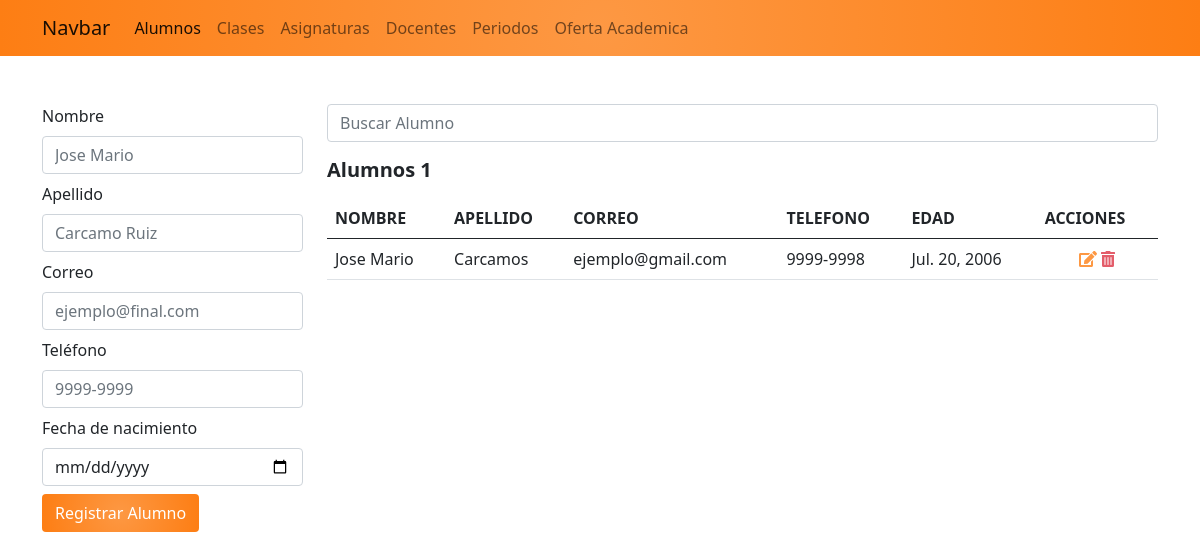
The app's page /alumnos_admin/, older data.
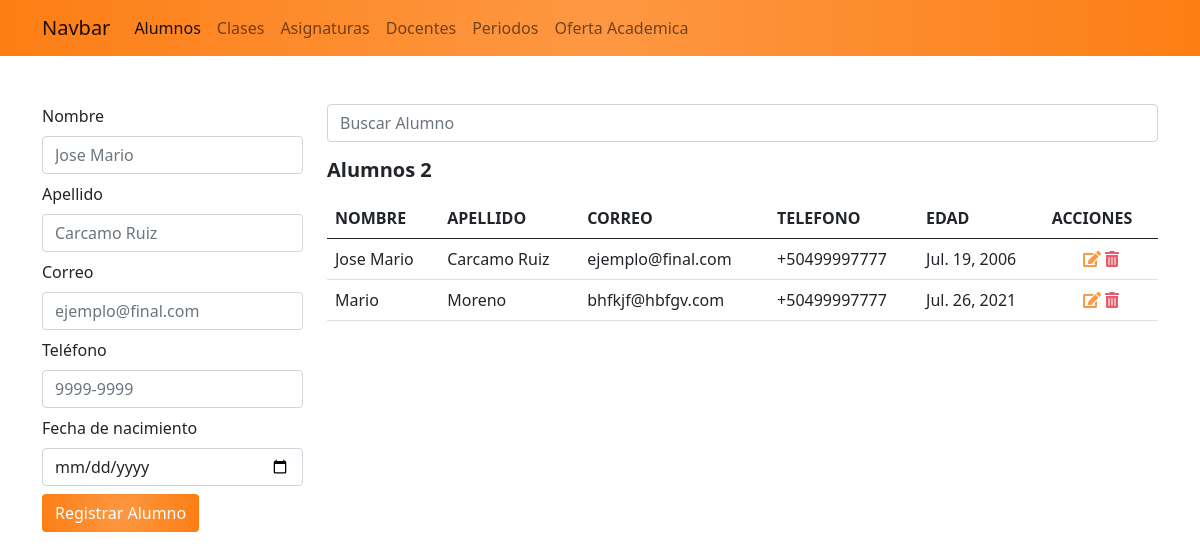
The same page, newer data.
### app_academico/models.py (models this page shows, shortened)
class Alumno(models.Model):
    user = models.OneToOneField(User, on_delete=models.CASCADE, null=True, blank=True)
    nombre = models.CharField(max_length=25)
    apellido = models.CharField(max_length=25)
    correo = models.EmailField()
    telefono = PhoneField(blank=True, help_text='Numero de teléfono')
    fecha_nacimiento = models.DateField()

### app_academico/views.py (the view, shortened to what this page needs)
# urls.py: path('alumnos_admin/', views.alumnos, name="alumnos"),
def alumnos(request):
    q = request.GET.get('q')
    if q:
        alumnos = Alumno.objects.filter(nombre__contains=q).order_by('nombre')
    else:
        alumnos = Alumno.objects.all()
    ctx = {
        'activo': 'alumnos',
        'alumnos': alumnos,
    }
    return render(request, 'academico/alumnos.html', ctx)

### app_academico/templates/academico/alumnos.html (shortened to what the changed rows need)
{% extends "base.html" %}
{% block container %}
    <div class="row">
        <div class="col-9">
            <form action="" method="GET">
                <input name="q" value="{{ q | default_if_none:''}}" type="search" class="form-control" placeholder="Buscar Alumno">
            </form>
            <h5 class="mt-3 mb-3 fw-bold">Alumnos {{ alumnos.count }}</h5>
            <table class="table table-hover">
                <thead>
                    <tr>
                        <th>NOMBRE</th>
                        <th>APELLIDO</th>
                        <th>CORREO</th>
                        <th>TELEFONO</th>
                        <th>EDAD</th>
                        <th>ACCIONES</th>
                    </tr>
                </thead>
                <tbody>
                    {% for a in alumnos %}
                        <tr>
                            <td>{{ a.nombre }}</td>
                            <td>{{ a.apellido }}</td>
                            <td>{{ a.correo}}</td>
                            <td>{{ a.telefono}}</td>
                            <td>{{ a.fecha_nacimiento}}</td>
                            <td class="text-center">
                                <a href="{% url 'editar_alumnos' a.id %}" class="edit"><span class="fas fa-edit"></span></a>
                                <a onclick="if (!confirm('¿Desea eliminar {{a.alumnos}}?')) return false;" href="{% url 'eliminar_alumnos' a.id %}" class="delete"> <span class="fas fa-trash-alt"></span></a>
                            </td>
                        </tr>
                    {% empty %}
                        <tr>
                            <td colspan="6" class="text-danger text-center fw-bold">NO SE ENCONTRARON RESULTADOS</td>
                        </tr>
                    {% endfor %}
                </tbody>
            </table>
        </div>
    </div>
{% endblock %}

Row changes from the older to the newer data that the page shows:
changed Alumno "Jose Mario": apellido "Carcamos" → "Carcamo Ruiz"; correo "ejemplo@gmail.com" → "ejemplo@final.com"; telefono "9999-9998" → "+50499997777"; fecha_nacimiento "Jul. 20, 2006" → "Jul. 19, 2006"
added Alumno: nombre "Mario", apellido "Moreno", correo "bhfkjf@hbfgv.com", telefono "+50499997777", fecha_nacimiento "Jul. 26, 2021"
Text that changed along with them:
{{ alumnos.count }}: "1" → "2"
